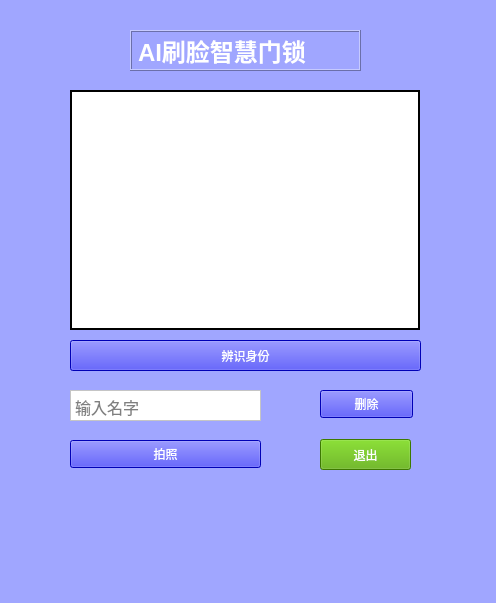
<?xml version="1.0" encoding="UTF-8"?>
<ui version="4.0">
 <class>MainWindow</class>
 <widget class="QMainWindow" name="MainWindow">
  <property name="geometry">
   <rect>
    <x>0</x>
    <y>0</y>
    <width>496</width>
    <height>603</height>
   </rect>
  </property>
  <property name="font">
   <font>
    <family>Arial</family>
    <pointsize>22</pointsize>
    <weight>75</weight>
    <bold>true</bold>
   </font>
  </property>
  <property name="windowTitle">
   <string>人脸识别</string>
  </property>
  <property name="styleSheet">
   <string notr="true">background-color: rgb(160, 166, 255);</string>
  </property>
  <widget class="QWidget" name="centralwidget">
   <widget class="QWidget" name="formLayoutWidget">
    <property name="geometry">
     <rect>
      <x>0</x>
      <y>0</y>
      <width>501</width>
      <height>561</height>
     </rect>
    </property>
    <layout class="QFormLayout" name="formLayout"/>
    <widget class="QLabel" name="canvas">
     <property name="geometry">
      <rect>
       <x>70</x>
       <y>90</y>
       <width>350</width>
       <height>240</height>
      </rect>
     </property>
     <property name="styleSheet">
      <string notr="true">background-color: rgb(255, 255, 255);</string>
     </property>
     <property name="frameShape">
      <enum>QFrame::WinPanel</enum>
     </property>
     <property name="text">
      <string/>
     </property>
    </widget>
    <widget class="QPushButton" name="identification">
     <property name="geometry">
      <rect>
       <x>70</x>
       <y>340</y>
       <width>351</width>
       <height>31</height>
      </rect>
     </property>
     <property name="styleSheet">
      <string notr="true">background-color: rgb(0, 0, 255);
color: rgb(255, 255, 255);</string>
     </property>
     <property name="text">
      <string>辨识身份</string>
     </property>
    </widget>
    <widget class="QTextEdit" name="name">
     <property name="geometry">
      <rect>
       <x>70</x>
       <y>390</y>
       <width>191</width>
       <height>31</height>
      </rect>
     </property>
     <property name="font">
      <font>
       <family>Arial</family>
       <pointsize>12</pointsize>
      </font>
     </property>
     <property name="styleSheet">
      <string notr="true">background-color: rgb(255, 255, 255);</string>
     </property>
     <property name="placeholderText">
      <string>输入名字</string>
     </property>
    </widget>
    <widget class="QPushButton" name="pushButton_delete">
     <property name="geometry">
      <rect>
       <x>320</x>
       <y>390</y>
       <width>93</width>
       <height>28</height>
      </rect>
     </property>
     <property name="styleSheet">
      <string notr="true">background-color: rgb(0, 0, 255);
color: rgb(255, 255, 255);</string>
     </property>
     <property name="text">
      <string>删除</string>
     </property>
    </widget>
    <widget class="QLabel" name="label">
     <property name="geometry">
      <rect>
       <x>130</x>
       <y>30</y>
       <width>231</width>
       <height>41</height>
      </rect>
     </property>
     <property name="font">
      <font>
       <family>Arial</family>
       <pointsize>18</pointsize>
       <weight>75</weight>
       <bold>true</bold>
      </font>
     </property>
     <property name="styleSheet">
      <string notr="true">color: rgb(255, 255, 255);</string>
     </property>
     <property name="frameShape">
      <enum>QFrame::Box</enum>
     </property>
     <property name="frameShadow">
      <enum>QFrame::Raised</enum>
     </property>
     <property name="text">
      <string>AI刷脸智慧门锁</string>
     </property>
     <property name="textFormat">
      <enum>Qt::RichText</enum>
     </property>
    </widget>
    <widget class="QPushButton" name="pushButton_pz">
     <property name="geometry">
      <rect>
       <x>70</x>
       <y>440</y>
       <width>191</width>
       <height>28</height>
      </rect>
     </property>
     <property name="styleSheet">
      <string notr="true">background-color: rgb(0, 0, 255);
color: rgb(255, 255, 255);</string>
     </property>
     <property name="text">
      <string>拍照</string>
     </property>
    </widget>
   </widget>
   <widget class="QPushButton" name="pushButton_exit">
    <property name="geometry">
     <rect>
      <x>320</x>
      <y>439</y>
      <width>91</width>
      <height>31</height>
     </rect>
    </property>
    <property name="styleSheet">
     <string notr="true">background-color: rgb(85, 170, 0);
color: rgb(255, 255, 255);</string>
    </property>
    <property name="text">
     <string>退出</string>
    </property>
   </widget>
   <widget class="QLabel" name="label_2">
    <property name="geometry">
     <rect>
      <x>90</x>
      <y>494</y>
      <width>171</width>
      <height>51</height>
     </rect>
    </property>
    <property name="text">
     <string/>
    </property>
    <property name="pixmap">
     <pixmap resource="imagerc.qrc">:/tupian/image/tianmaxingkong-words.png</pixmap>
    </property>
    <property name="scaledContents">
     <bool>true</bool>
    </property>
   </widget>
  </widget>
  <widget class="QMenuBar" name="menubar">
   <property name="geometry">
    <rect>
     <x>0</x>
     <y>0</y>
     <width>496</width>
     <height>26</height>
    </rect>
   </property>
  </widget>
  <widget class="QStatusBar" name="statusbar"/>
 </widget>
 <resources>
  <include location="imagerc.qrc"/>
 </resources>
 <connections/>
</ui>
